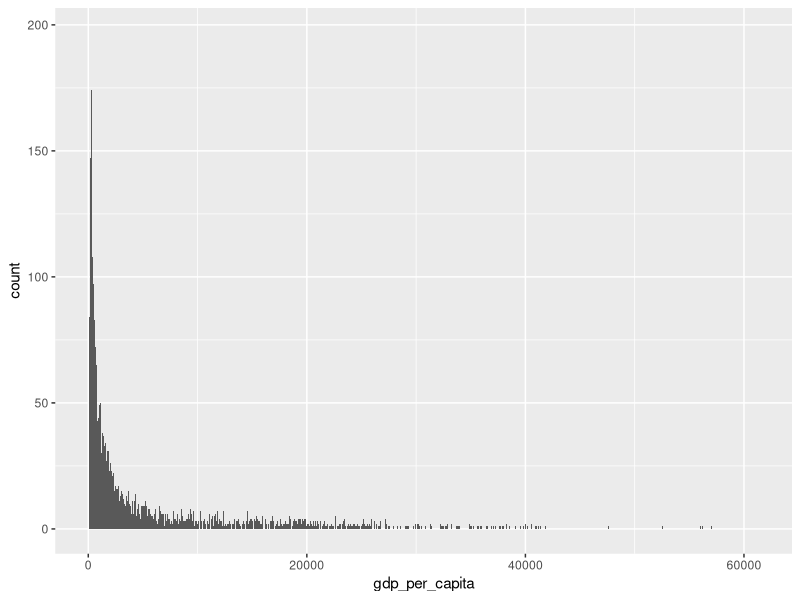

This figure's R source:
## ---- chunk 1

install.packages("dslabs")
library(dslabs)
data("gapminder")
install.packages("dplyr")
library(dplyr)
install.packages("ggplot2")
library(ggplot2)
gapminder %>% 
  select(continent, region, gdp, population) %>%
  mutate(gdp_per_capita = gdp / population) %>% 
  arrange(desc(gdp_per_capita)) %>%
  ggplot(aes(x=gdp_per_capita)) + 
  geom_histogram(binwidth = 30)
